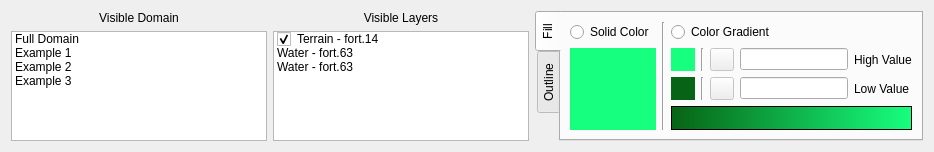
      <widget class="QWidget" name="displayTab">
       <attribute name="title">
        <string>Display Options</string>
       </attribute>
       <layout class="QHBoxLayout" name="horizontalLayout_4">
        <item>
         <layout class="QVBoxLayout" name="visibleDomainLayout">
          <item>
           <widget class="QLabel" name="visibleDomainLabel">
            <property name="sizePolicy">
             <sizepolicy hsizetype="Preferred" vsizetype="Maximum">
              <horstretch>0</horstretch>
              <verstretch>0</verstretch>
             </sizepolicy>
            </property>
            <property name="text">
             <string>Visible Domain</string>
            </property>
            <property name="alignment">
             <set>Qt::AlignCenter</set>
            </property>
           </widget>
          </item>
          <item>
           <widget class="QListWidget" name="visibleDomainList">
            <property name="sizePolicy">
             <sizepolicy hsizetype="Preferred" vsizetype="Ignored">
              <horstretch>0</horstretch>
              <verstretch>0</verstretch>
             </sizepolicy>
            </property>
            <item>
             <property name="text">
              <string>Full Domain</string>
             </property>
            </item>
            <item>
             <property name="text">
              <string>Example 1</string>
             </property>
            </item>
            <item>
             <property name="text">
              <string>Example 2</string>
             </property>
            </item>
            <item>
             <property name="text">
              <string>Example 3</string>
             </property>
            </item>
           </widget>
          </item>
         </layout>
        </item>
        <item>
         <layout class="QVBoxLayout" name="visibleLayersLayout">
          <item>
           <widget class="QLabel" name="visibleLayersLabel">
            <property name="sizePolicy">
             <sizepolicy hsizetype="Preferred" vsizetype="Maximum">
              <horstretch>0</horstretch>
              <verstretch>0</verstretch>
             </sizepolicy>
            </property>
            <property name="text">
             <string>Visible Layers</string>
            </property>
            <property name="alignment">
             <set>Qt::AlignCenter</set>
            </property>
           </widget>
          </item>
          <item>
           <widget class="QListWidget" name="visibleLayersList">
            <property name="sizePolicy">
             <sizepolicy hsizetype="Preferred" vsizetype="Ignored">
              <horstretch>0</horstretch>
              <verstretch>0</verstretch>
             </sizepolicy>
            </property>
            <property name="selectionMode">
             <enum>QAbstractItemView::SingleSelection</enum>
            </property>
            <item>
             <property name="text">
              <string>Terrain - fort.14</string>
             </property>
             <property name="checkState">
              <enum>Checked</enum>
             </property>
            </item>
            <item>
             <property name="text">
              <string>Water - fort.63</string>
             </property>
             <property name="checkState">
              <enum>Unchecked</enum>
             </property>
            </item>
            <item>
             <property name="text">
              <string>Water - fort.63</string>
             </property>
             <property name="checkState">
              <enum>Unchecked</enum>
             </property>
            </item>
           </widget>
          </item>
         </layout>
        </item>
        <item>
         <widget class="QTabWidget" name="colorTabs">
          <property name="sizePolicy">
           <sizepolicy hsizetype="Preferred" vsizetype="Expanding">
            <horstretch>0</horstretch>
            <verstretch>0</verstretch>
           </sizepolicy>
          </property>
          <property name="tabPosition">
           <enum>QTabWidget::West</enum>
          </property>
          <property name="tabShape">
           <enum>QTabWidget::Rounded</enum>
          </property>
          <property name="currentIndex">
           <number>0</number>
          </property>
          <property name="tabsClosable">
           <bool>false</bool>
          </property>
          <widget class="QWidget" name="fillTab">
           <attribute name="title">
            <string>Fill</string>
           </attribute>
           <layout class="QHBoxLayout" name="horizontalLayout_8">
            <item>
             <layout class="QVBoxLayout" name="fillSolidLayout">
              <item>
               <widget class="QRadioButton" name="fillSolidRadioButton">
                <property name="text">
                 <string>Solid Color</string>
                </property>
                <attribute name="buttonGroup">
                 <string notr="true">fillColorButtonGroup</string>
                </attribute>
               </widget>
              </item>
              <item>
               <widget class="QToolButton" name="fillSolidColorButton">
                <property name="sizePolicy">
                 <sizepolicy hsizetype="Preferred" vsizetype="Preferred">
                  <horstretch>0</horstretch>
                  <verstretch>0</verstretch>
                 </sizepolicy>
                </property>
                <property name="styleSheet">
                 <string notr="true">background-color: rgb(23, 255, 127);</string>
                </property>
                <property name="text">
                 <string/>
                </property>
                <property name="toolButtonStyle">
                 <enum>Qt::ToolButtonFollowStyle</enum>
                </property>
                <property name="autoRaise">
                 <bool>true</bool>
                </property>
               </widget>
              </item>
             </layout>
            </item>
            <item>
             <widget class="Line" name="fillVerticalLine">
              <property name="orientation">
               <enum>Qt::Vertical</enum>
              </property>
             </widget>
            </item>
            <item>
             <layout class="QVBoxLayout" name="fillGradientLayout">
              <property name="sizeConstraint">
               <enum>QLayout::SetDefaultConstraint</enum>
              </property>
              <item>
               <widget class="QRadioButton" name="fillGradientRadioButton">
                <property name="text">
                 <string>Color Gradient</string>
                </property>
                <attribute name="buttonGroup">
                 <string notr="true">fillColorButtonGroup</string>
                </attribute>
               </widget>
              </item>
              <item>
               <layout class="QHBoxLayout" name="fillHighGradientLayout">
                <item>
                 <widget class="QToolButton" name="fillTopGradientButton">
                  <property name="styleSheet">
                   <string notr="true">background-color: rgb(23, 255, 127)</string>
                  </property>
                  <property name="text">
                   <string/>
                  </property>
                  <property name="autoRaise">
                   <bool>true</bool>
                  </property>
                 </widget>
                </item>
                <item>
                 <widget class="Line" name="line_4">
                  <property name="orientation">
                   <enum>Qt::Vertical</enum>
                  </property>
                 </widget>
                </item>
                <item>
                 <widget class="QToolButton" name="fillUseMaxButton">
                  <property name="enabled">
                   <bool>false</bool>
                  </property>
                  <property name="statusTip">
                   <string>Use maximum value</string>
                  </property>
                  <property name="text">
                   <string/>
                  </property>
                  <property name="icon">
                   <iconset theme="go-up">
                    <normaloff/>
                   </iconset>
                  </property>
                 </widget>
                </item>
                <item>
                 <widget class="QLineEdit" name="fillHighValue">
                  <property name="sizePolicy">
                   <sizepolicy hsizetype="Maximum" vsizetype="Fixed">
                    <horstretch>0</horstretch>
                    <verstretch>0</verstretch>
                   </sizepolicy>
                  </property>
                 </widget>
                </item>
                <item>
                 <widget class="QLabel" name="fillHighLabel">
                  <property name="text">
                   <string>High Value</string>
                  </property>
                 </widget>
                </item>
               </layout>
              </item>
              <item>
               <layout class="QHBoxLayout" name="fillLowGradientLayout">
                <item>
                 <widget class="QToolButton" name="fillBottomGradientButton">
                  <property name="styleSheet">
                   <string notr="true">background-color: rgb(7, 99, 21)</string>
                  </property>
                  <property name="text">
                   <string/>
                  </property>
                  <property name="autoRaise">
                   <bool>true</bool>
                  </property>
                 </widget>
                </item>
                <item>
                 <widget class="Line" name="line_5">
                  <property name="orientation">
                   <enum>Qt::Vertical</enum>
                  </property>
                 </widget>
                </item>
                <item>
                 <widget class="QToolButton" name="fillUseMinButton">
                  <property name="enabled">
                   <bool>false</bool>
                  </property>
                  <property name="statusTip">
                   <string>Use minimum value</string>
                  </property>
                  <property name="text">
                   <string/>
                  </property>
                  <property name="icon">
                   <iconset theme="go-down">
                    <normaloff/>
                   </iconset>
                  </property>
                 </widget>
                </item>
                <item>
                 <widget class="QLineEdit" name="fillLowValue">
                  <property name="sizePolicy">
                   <sizepolicy hsizetype="Maximum" vsizetype="Fixed">
                    <horstretch>0</horstretch>
                    <verstretch>0</verstretch>
                   </sizepolicy>
                  </property>
                 </widget>
                </item>
                <item>
                 <widget class="QLabel" name="fillLowLabel">
                  <property name="text">
                   <string>Low Value</string>
                  </property>
                 </widget>
                </item>
               </layout>
              </item>
              <item>
               <widget class="QFrame" name="fillGradientDisplay">
                <property name="minimumSize">
                 <size>
                  <width>0</width>
                  <height>24</height>
                 </size>
                </property>
                <property name="styleSheet">
                 <string notr="true">background-color: qlineargradient(spread:pad, x1:0, y1:0, x2:1, y2:0, stop:0 rgba(7, 99, 21, 255), stop:1 rgba(23, 255, 127, 255))</string>
                </property>
                <property name="frameShape">
                 <enum>QFrame::StyledPanel</enum>
                </property>
                <property name="frameShadow">
                 <enum>QFrame::Raised</enum>
                </property>
               </widget>
              </item>
             </layout>
            </item>
           </layout>
          </widget>
          <widget class="QWidget" name="outlineTab">
           <attribute name="title">
            <string>Outline</string>
           </attribute>
          </widget>
         </widget>
        </item>
       </layout>
      </widget>
